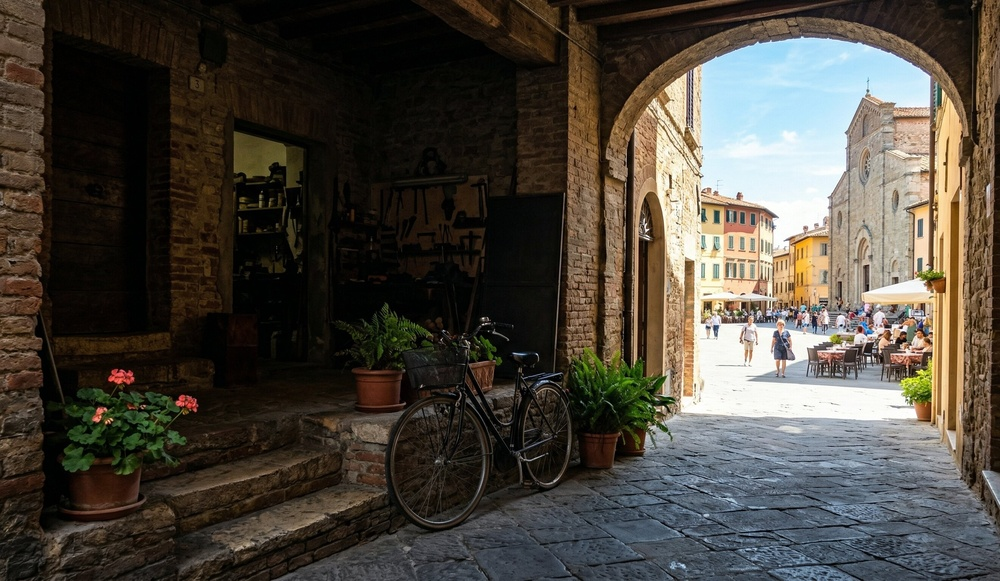
#> input picture Image_Contrast_Enhancement_Comparison/images/input.jpg, 1000 x 581 px, shrunk from 2643 x 1536 before the run
$ python HE.py
#> lines starting #> are read from the running program, lines starting #| are printed output that depends on the picture
import cv2
import matplotlib.pyplot as plt

# 1. 이미지 로드 (흑백)
image_path = "images/input.jpg" # 사용할 이미지 이름으로 변경하세요
img_gray = cv2.imread(image_path, cv2.IMREAD_GRAYSCALE)
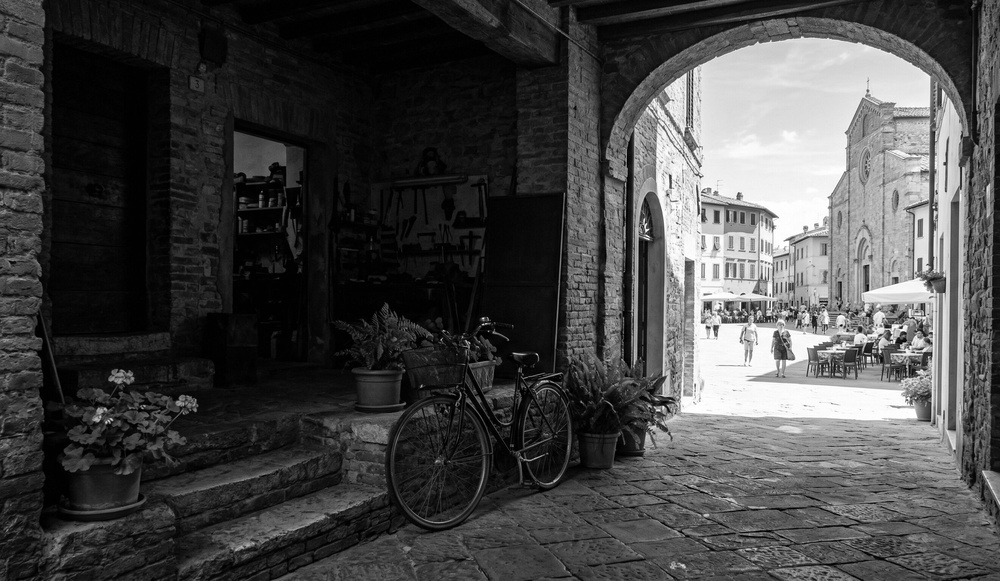
#> img_gray: shape (581, 1000); min 0, max 255, mean 70.1

if img_gray is None:
    print("이미지를 찾을 수 없습니다.")
    exit()

# 2. Histogram Equalization 적용
img_he = cv2.equalizeHist(img_gray)
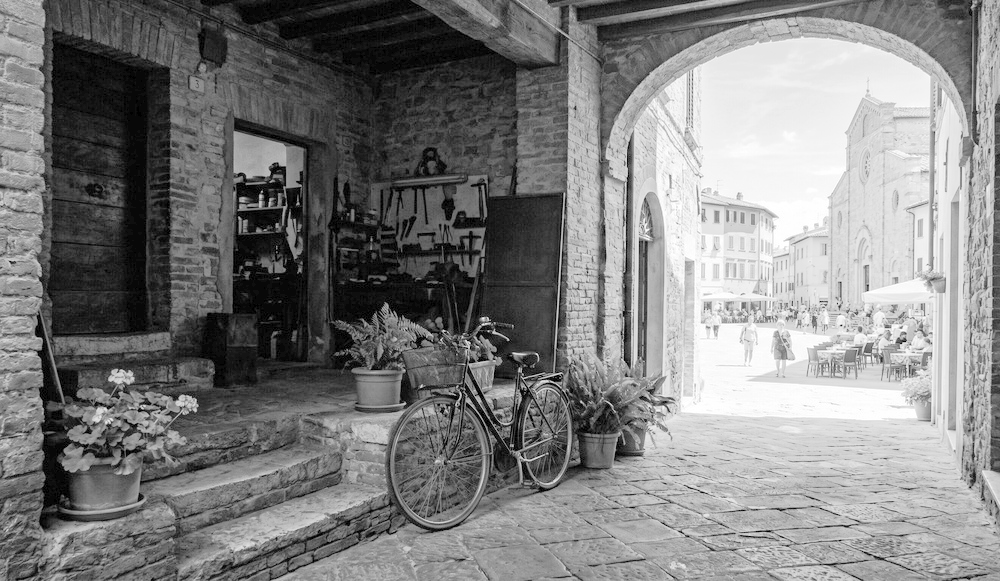
#> img_he: shape (581, 1000); min 0, max 255, mean 127.6

# 3. 결과 시각화
plt.figure(figsize=(10, 8))

# 원본
plt.subplot(2, 2, 1)
plt.imshow(img_gray, cmap='gray', vmin=0, vmax=255)
plt.title('Original Grayscale')
plt.axis('off')

plt.subplot(2, 2, 3)
# plt.plot 대신 plt.hist() 사용
plt.hist(img_gray.ravel(), bins=256, range=[0, 256])
plt.title('Original Histogram')
plt.xlim([0, 256])

# HE 결과
plt.subplot(2, 2, 2)
plt.imshow(img_he, cmap='gray', vmin=0, vmax=255)
plt.title('Histogram Equalization (HE)')
plt.axis('off')

plt.subplot(2, 2, 4)
# plt.plot 대신 plt.hist() 사용
plt.hist(img_he.ravel(), bins=256, range=[0, 256])
plt.title('HE Histogram')
plt.xlim([0, 256])

plt.tight_layout()
plt.show()
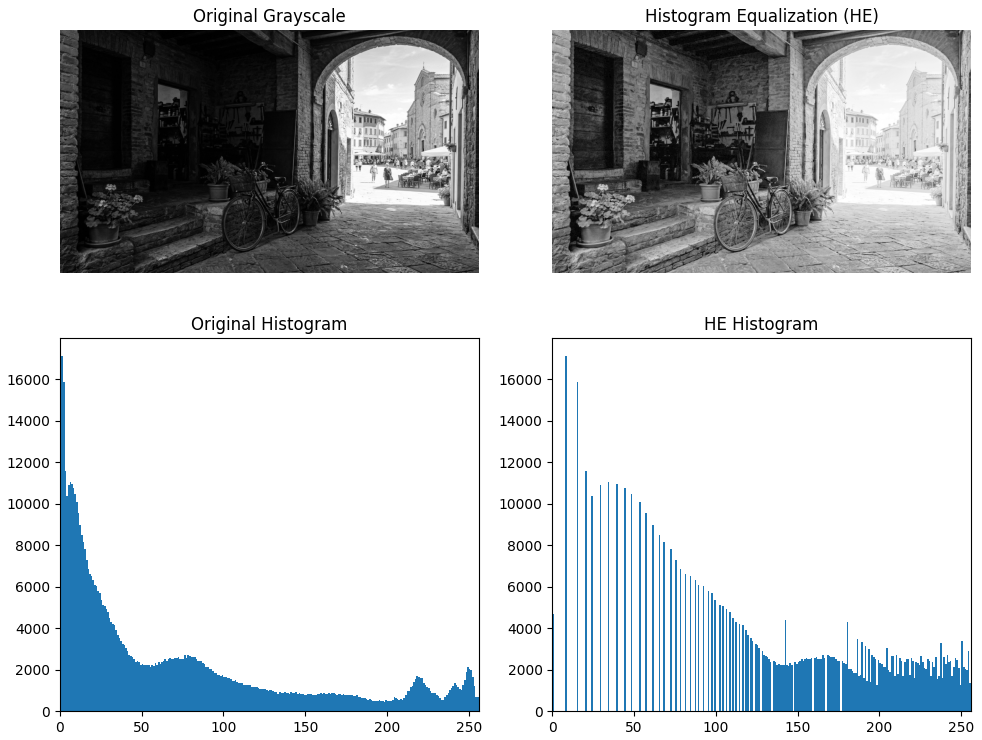
#> figure drawn by matplotlib, 4 panels; panel 2: tallest bar 17139 high, from x = 1 to 2; panel 4: tallest bar 17139 high, from x = 8 to 9

$ run again, with Image_Contrast_Enhancement_Comparison/images/over.jpg copied over Image_Contrast_Enhancement_Comparison/images/input.jpg
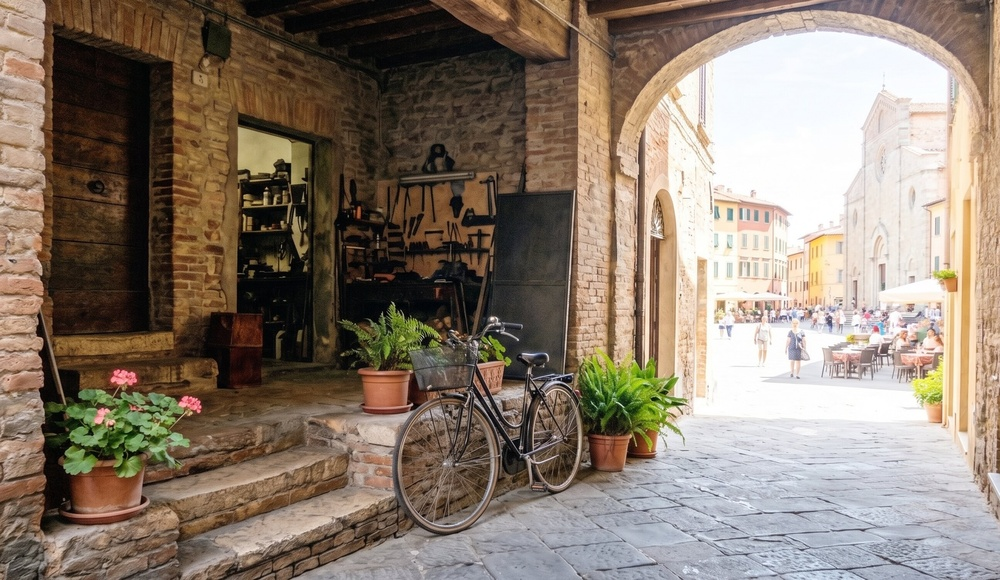
#> input picture Image_Contrast_Enhancement_Comparison/images/over.jpg, 1000 x 580 px, shrunk from 2594 x 1504 before the run
#> `img_gray = cv2.imread(image_path, cv2.IMREAD_GRAYSCALE)`:
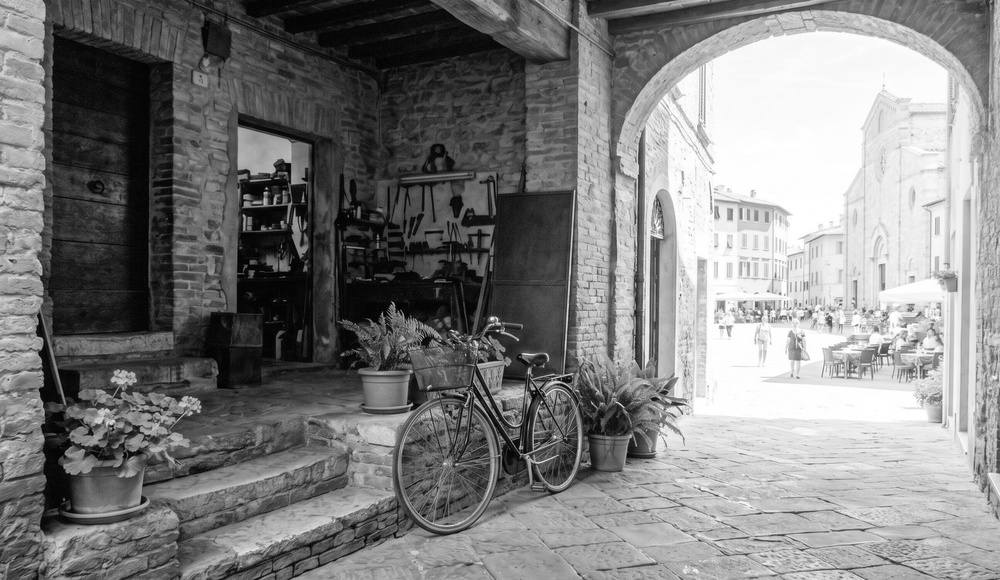
#> img_gray: shape (580, 1000); min 0, max 255, mean 126.8
#> `plt.show()`:
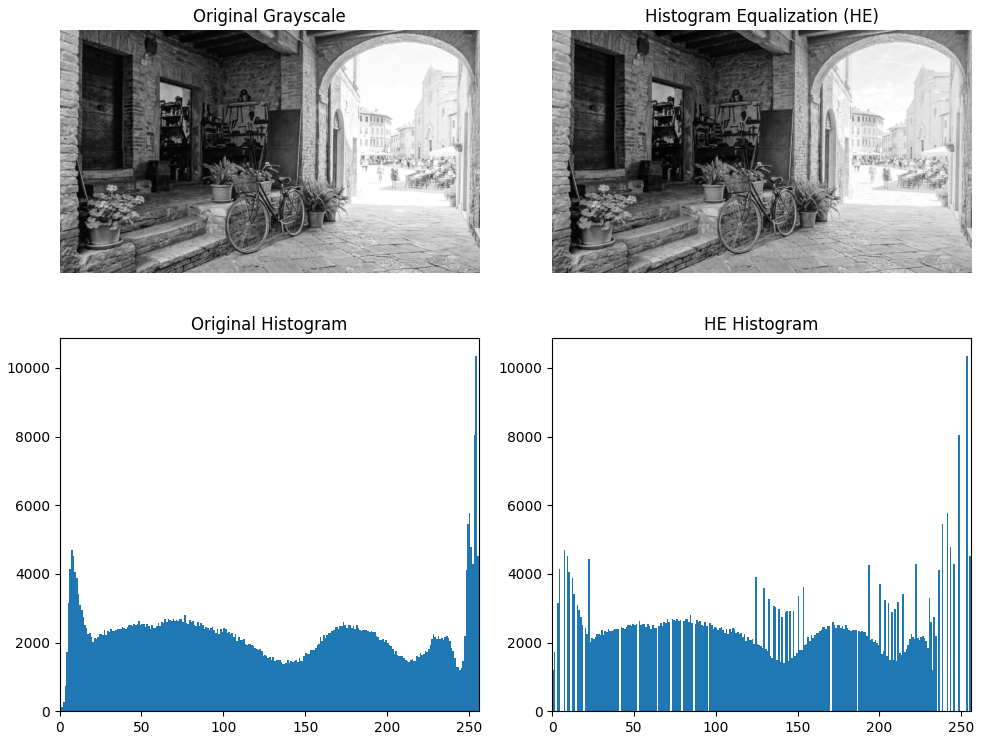
#> figure drawn by matplotlib, 4 panels; panel 2: tallest bar 10358 high, from x = 254 to 255; panel 4: tallest bar 10358 high, from x = 253 to 254
